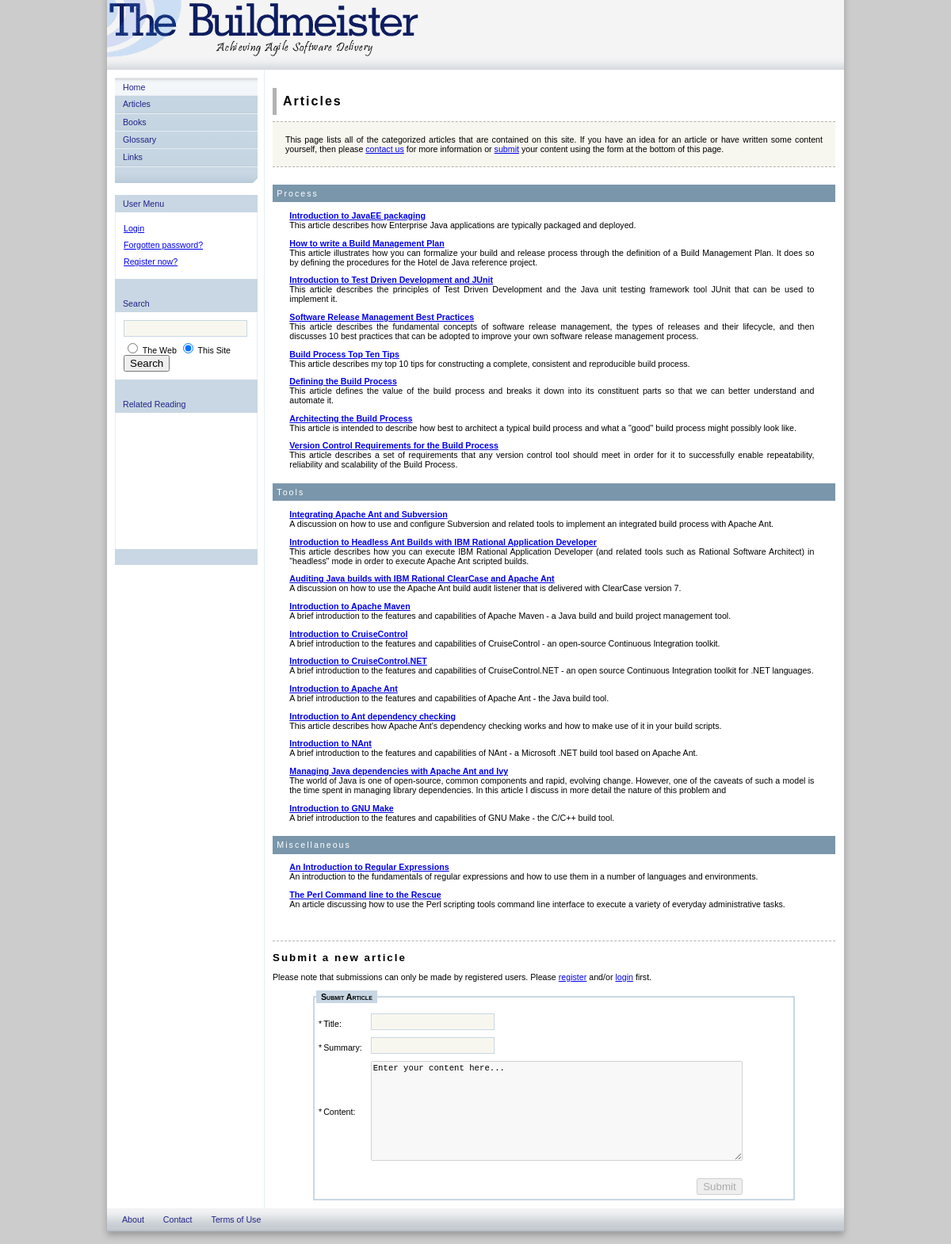
The app's page /articles.php with its own data.
### tables this page shows
CREATE TABLE IF NOT EXISTS `articles` (
  `id` mediumint(9) NOT NULL auto_increment,
  `cat_id` tinyint(4) NOT NULL,
  `date_posted` datetime NOT NULL,
  `posted_by` mediumint(11) NOT NULL,
  `title` varchar(100) NOT NULL,
  `summary` tinytext NOT NULL,
  `content` tinytext NOT NULL,
  `views` mediumint(9) NOT NULL,
  `active` tinyint(1) NOT NULL default '0',
  PRIMARY KEY  (`id`)
);

### include/session.php (called while the page is built, shortened)
<?php
include("database.php");
include("form.php");
class Session
{
   function Session(){
      $this->time = time();
   }
   function startSession(){
      $this->logged_in = $this->checkLogin();
   }
   function checkLogin(){
      global $database;
      if (isset($_SESSION['username']) && isset($_SESSION['userid']) &&
         $_SESSION['username'] != GUEST_NAME){
         if ($database->confirmUserID($_SESSION['username'], $_SESSION['userid']) != 0) {
            unset($_SESSION['username']);
            unset($_SESSION['userid']);
            return false;
         }
         $this->userinfo  = $database->getUserInfo($_SESSION['username']);
         $this->username  = $this->userinfo['username'];
         $this->userid    = $this->userinfo['userid'];
         $this->userlevel = $this->userinfo['userlevel'];
         return true;
      }
      else{
         return false;
      }
   }
};
$session = new Session;
$form = new Form;
?>

### include/database.php (called while the page is built, shortened)
<?php
class MySQLDB {
   function MySQLDB() {
      $this->connection = mysql_connect(DB_SERVER, DB_USER, DB_PASS) or die(mysql_error());
   }
};
$database = new MySQLDB;
?>

### include/form.php (called while the page is built, shortened)
<?php
class Form {
   var $values = array();
   function value($field) {
      if (array_key_exists($field, $this->values)) {
         return htmlspecialchars(stripslashes($this->values[$field]));
      } else {
         return "";
      }
   }
};
?>

### articles.php (the view, shortened to what this page needs)
<?php
include("include/header.php");
?>
<?php
if (isset($_SESSION['articlesuccess'])) {
    if ($_SESSION['articlesuccess']) {
        $session->displayDialog("Submission Succesfull",
        	"Thank you for your submission, it will be reviewed before being added to the site.",
            SITE_BASEDIR . "/articles.php");
    } else {
        $session->displayDialog("Submission Failed",
            "We're sorry, but an error has occurred and your submission has failed. "
            ."Please try again at a later time.",
            $session->referrer);
    }
    unset($_SESSION['articlesuccess']);
} else {
?>
<div id="article">
<div id="toptitle"><h2>Articles</h2></div>
<div id="introductory">
<p>This page lists all of the categorized articles that are contained on this site.
If you have an idea for an article or have written some content yourself, then please
<a href="contact.php">contact us</a> for more information or <a href="#submit">submit</a>
your content using the form at the bottom of this page.</p>
</div>
<?php
function displayCategory($title, $cat_id) {
    echo "<div id='boxedtitle'>$title</div>\n";
    $sql = "SELECT * from " . TBL_ARTICLES . " where cat_id = "
        . $cat_id . " AND active = 1 ORDER BY date_posted DESC;";
    $result = mysql_query($sql);
    $numrows = mysql_num_rows($result);
    if ($numrows != 0) {
        while ($row = mysql_fetch_assoc($result)) {
            echo "<div id='splitlist'><strong><a href='viewarticle.php?id=" . $row['id'] . "'>"
    		    . $row['title'] . "</a></strong><br/>"
		    . $row['summary'] . "</div>";
        }
    }
    echo "<div id='spacer'>&nbsp;</div>\n";
}
displayCategory("Process", 1);
displayCategory("Tools", 2);
displayCategory("Miscellaneous", 3)
?>
<div id="dashed-spacer">&nbsp;</div>
<h3>Submit a new article</h3>
<?php
    if (!$session->logged_in) {
        echo "<tr>";
        echo "<td colspan=\"2\"><p>Please note that submissions can only be made by registered users. "
        . "Please <a href='register.php'>register</a> and/or <a href='login.php'>login</a> first.</p></td></tr>";
        $disable_field = "disabled";
    } else {
        $disable_field = "";
    }
?>
<div align="center">
<form name='articlesubmit' id='articlesubmit' action='include/process.php' method='post'>
<fieldset style="text-align:left;width:600px"><legend>Submit Article</legend>
<table>
	<tr>
		<td>*<label class="formLabelText" for="articletitle">Title:</label></td>
		<td><input class="formInputText" type="text" name="articletitle" <?php echo $disable_field; ?>
			maxlength="80" value="<?php echo $form->value("articletitle"); ?>"></td>
	</tr>
	<tr>
		<td>*<label class="formLabelText" for="articlesummary">Summary:</label></td>
		<td><input class="formInputText" type="text" name="articlesummary" <?php echo $disable_field; ?>
			maxlength="80" value="<?php echo $form->value("articlesummary"); ?>"></td>
	</tr>
	<tr>
		<td>*<label class="formLabelText" for="articlecontent">Content:</label></td>
		<td>
			<textarea class="formTextArea" name='articlecontent' id='articlecontent' onfocus="this.value=''; this.onfocus=null;"
			<?php echo $disable_field; ?> rows='10' cols='70'/>Enter your content here...
			</textarea>
		</td>
	</tr>
	<tr>
		<td>&nbsp;</td>
		<td><?php echo $form->allErrors(); ?></td>
	</tr>
	<tr>
		<td colspan="2" align="right">
			<input type="submit" value="Submit" <?php echo $disable_field; ?>>
		</td>
	</tr>
</table>
</fieldset>
</form>
</div>
</div>
<?php
}
include("include/footer.php");
?>

### stylesheets/main.css (style rules this page uses)
body { background:#CCC; color:#000; margin:0px; padding:0px; font-family: arial, "lucida console", sans-serif; list-style-type: disc; font-size: 8pt; }
form { margin:0px; }
fieldset { color: #000; padding: 2px; border: solid 2px #C8D7E3; }
legend { color: #000; font-weight: bold; font-variant: small-caps; background-color: #C8D7E3; padding: 2px 6px; margin-bottom: 8px; }
label.formLabelText { font-size: 8pt; color: #000; padding: 2px; margin-right: 5px; margin-bottom: 0px position: top; vertical-align: top; text-align: left; }
textarea.formTextArea { font-size: 8pt; color: #000; align: left; }
input.formInputText { font-size: 8pt; color: #000; background-color: #F8F7EF; padding: 2px; border: solid 1px #C8D7E3; margin-right: 5px; margin-bottom: 5px; height: 15px; width:150px; align:left; }
#introductory { text-align: justify; font: 1.2em; padding: 0.5em; margin: 0 0 2em 0; background: #F8F7EF; border-bottom: 1px dashed #B2B2B2; border-top: 1px dashed #B2B2B2; }
#splitlist { text-align: justify; padding: 0.5em; margin: 0 2em 0em 1.5em; }
#boxedtitle { margin-bottom: 0.5em; font: 2em; letter-spacing: 2px; padding: 0.5em; color: #FFF; background-color: #7A96AB; }
#content #introductory p { padding: 0; margin: 1em; text-align:justify }
#content #toptitle h2 { margin-bottom: 0.5em; font: 2em; letter-spacing: 2px; padding: 0.5em; border-left: 5px solid #B2B2B2; }
#content h2 { margin-bottom: 0.5em; font: 2em; letter-spacing: 2px; }
#content h3 { margin-bottom: 0.5em; font: 1.5em; letter-spacing: 2px; }
#dashed-spacer { margin-top: 1em; border-bottom: 1px dashed #B2B2B2; }

### stylesheets/article.css (style rules this page uses)
#article { text-align: justify; padding-left: 0px; padding-right: 0px; font-size: 8pt; }
h2 { padding-left: 0.5em; text-align:left; font-size:12pt; letter-spacing: 2px; border-left: 1px solid #B2B2B2; }
h3 { text-align:left; font-size:10pt; letter-spacing: 2px; }
p { text-align: justify; }

### records on screen
articles: title "Introduction to JavaEE packaging", summary "This article describes how Enterprise Java applications are typically packaged and deployed."
articles: title "How to write a Build Management Plan", summary "This article illustrates how you can formalize your build and release process through the definition of a Build Management Plan. It does so by defining the procedures for the Hotel de Java reference project."
articles: title "Introduction to Test Driven Development and JUnit", summary "This article describes the principles of Test Driven Development and the Java unit testing framework tool JUnit that can be used to implement it."
articles: title "Software Release Management Best Practices", summary "This article describes the fundamental concepts of software release management, the types of releases and their lifecycle, and then discusses 10 best practices that can be adopted to improve your own software release management process."
articles: title "Build Process Top Ten Tips", summary "This article describes my top 10 tips for constructing a complete, consistent and reproducible build process."
articles: title "Defining the Build Process", summary "This article defines the value of the build process and breaks it down into its constituent parts so that we can better understand and automate it."
articles: title "Architecting the Build Process", summary "This article is intended to describe how best to architect a typical build process and what a \"good\" build process might possibly look like."
articles: title "Version Control Requirements for the Build Process", summary "This article describes a set of requirements that any version control tool should meet in order for it to successfully enable repeatability, reliability and scalability of the Build Process."
articles: title "Integrating Apache Ant and Subversion", summary "A discussion on how to use and configure Subversion and related tools to implement an integrated build process with Apache Ant."
articles: title "Introduction to Headless Ant Builds with IBM Rational Application Developer", summary "This article describes how you can execute IBM Rational Application Developer (and related tools such as Rational Software Architect) in \"headless\" mode in order to execute Apache Ant scripted builds."
articles: title "Auditing Java builds with IBM Rational ClearCase and Apache Ant", summary "A discussion on how to use the Apache Ant build audit listener that is delivered with ClearCase version 7."
articles: title "Introduction to Apache Maven", summary "A brief introduction to the features and capabilities of Apache Maven - a Java build and build project management tool."
articles: title "Introduction to CruiseControl", summary "A brief introduction to the features and capabilities of CruiseControl - an open-source Continuous Integration toolkit."
articles: title "Introduction to CruiseControl.NET", summary "A brief introduction to the features and capabilities of CruiseControl.NET - an open source Continuous Integration toolkit for .NET languages."
articles: title "Introduction to Apache Ant", summary "A brief introduction to the features and capabilities of Apache Ant - the Java build tool."
articles: title "Introduction to Ant dependency checking", summary "This article describes how Apache Ant's dependency checking works and how to make use of it in your build scripts."
articles: title "Introduction to NAnt", summary "A brief introduction to the features and capabilities of NAnt - a Microsoft .NET build tool based on Apache Ant."
articles: title "Managing Java dependencies with Apache Ant and Ivy", summary "The world of Java is one of open-source, common components and rapid, evolving change. However, one of the caveats of such a model is the time spent in managing library dependencies. In this article I discuss in more detail the nature of this problem and"
articles: title "Introduction to GNU Make", summary "A brief introduction to the features and capabilities of GNU Make - the C/C++ build tool."
articles: title "An Introduction to Regular Expressions", summary "An introduction to the fundamentals of regular expressions and how to use them in a number of languages and environments."
articles: title "The Perl Command line to the Rescue", summary "An article discussing how to use the Perl scripting tools command line interface to execute a variety of everyday administrative tasks."

### other values on screen
$navmenu_main[$i]["Title"] "Home"
$navmenu_main[$i]["Title"] "Articles"
$navmenu_main[$i]["Title"] "Books"
$navmenu_main[$i]["Title"] "Glossary"
$navmenu_main[$i]["Title"] "Links"
$title "Process Tools Miscellaneous"
